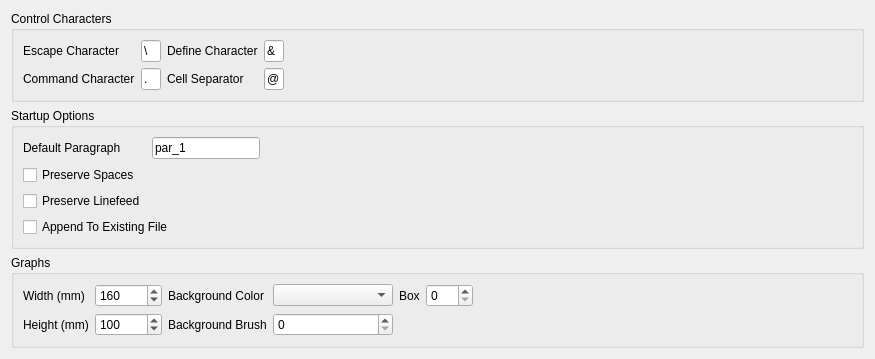
     <widget class="QWidget" name="A2M">
      <attribute name="title">
       <string>A2M</string>
      </attribute>
      <layout class="QGridLayout" name="gridLayout_14">
       <item row="0" column="0">
        <widget class="QGroupBox" name="groupBox_A2M_control_characters">
         <property name="title">
          <string>Control Characters</string>
         </property>
         <layout class="QGridLayout" name="gridLayout">
          <item row="0" column="0">
           <widget class="QLabel" name="label_A2M_escape_character">
            <property name="text">
             <string>Escape Character</string>
            </property>
           </widget>
          </item>
          <item row="0" column="1">
           <widget class="QLineEdit" name="lineEdit_A2M_escape_character">
            <property name="sizePolicy">
             <sizepolicy hsizetype="Fixed" vsizetype="Fixed">
              <horstretch>0</horstretch>
              <verstretch>0</verstretch>
             </sizepolicy>
            </property>
            <property name="minimumSize">
             <size>
              <width>20</width>
              <height>0</height>
             </size>
            </property>
            <property name="maximumSize">
             <size>
              <width>20</width>
              <height>16777215</height>
             </size>
            </property>
            <property name="text">
             <string>\</string>
            </property>
            <property name="maxLength">
             <number>1</number>
            </property>
           </widget>
          </item>
          <item row="0" column="2">
           <widget class="QLabel" name="label_A2M_define_character">
            <property name="text">
             <string>Define Character</string>
            </property>
           </widget>
          </item>
          <item row="0" column="3">
           <widget class="QLineEdit" name="lineEdit_A2M_define_character">
            <property name="sizePolicy">
             <sizepolicy hsizetype="Fixed" vsizetype="Fixed">
              <horstretch>0</horstretch>
              <verstretch>0</verstretch>
             </sizepolicy>
            </property>
            <property name="minimumSize">
             <size>
              <width>20</width>
              <height>0</height>
             </size>
            </property>
            <property name="maximumSize">
             <size>
              <width>20</width>
              <height>16777215</height>
             </size>
            </property>
            <property name="text">
             <string>&amp;</string>
            </property>
            <property name="maxLength">
             <number>1</number>
            </property>
           </widget>
          </item>
          <item row="0" column="4">
           <spacer name="horizontalSpacer_37">
            <property name="orientation">
             <enum>Qt::Horizontal</enum>
            </property>
            <property name="sizeHint" stdset="0">
             <size>
              <width>552</width>
              <height>20</height>
             </size>
            </property>
           </spacer>
          </item>
          <item row="1" column="0">
           <widget class="QLabel" name="label_A2M_command_character">
            <property name="text">
             <string>Command Character</string>
            </property>
           </widget>
          </item>
          <item row="1" column="1">
           <widget class="QLineEdit" name="lineEdit_A2M_command_character">
            <property name="sizePolicy">
             <sizepolicy hsizetype="Fixed" vsizetype="Fixed">
              <horstretch>0</horstretch>
              <verstretch>0</verstretch>
             </sizepolicy>
            </property>
            <property name="minimumSize">
             <size>
              <width>20</width>
              <height>0</height>
             </size>
            </property>
            <property name="maximumSize">
             <size>
              <width>20</width>
              <height>16777215</height>
             </size>
            </property>
            <property name="text">
             <string>.</string>
            </property>
            <property name="maxLength">
             <number>1</number>
            </property>
           </widget>
          </item>
          <item row="1" column="2">
           <widget class="QLabel" name="label_A2M_cell_separator">
            <property name="text">
             <string>Cell Separator</string>
            </property>
           </widget>
          </item>
          <item row="1" column="3">
           <widget class="QLineEdit" name="lineEdit_A2M_cell_separator">
            <property name="sizePolicy">
             <sizepolicy hsizetype="Fixed" vsizetype="Fixed">
              <horstretch>0</horstretch>
              <verstretch>0</verstretch>
             </sizepolicy>
            </property>
            <property name="minimumSize">
             <size>
              <width>20</width>
              <height>0</height>
             </size>
            </property>
            <property name="maximumSize">
             <size>
              <width>20</width>
              <height>16777215</height>
             </size>
            </property>
            <property name="text">
             <string>@</string>
            </property>
            <property name="maxLength">
             <number>1</number>
            </property>
           </widget>
          </item>
          <item row="1" column="4">
           <spacer name="horizontalSpacer_38">
            <property name="orientation">
             <enum>Qt::Horizontal</enum>
            </property>
            <property name="sizeHint" stdset="0">
             <size>
              <width>552</width>
              <height>20</height>
             </size>
            </property>
           </spacer>
          </item>
         </layout>
        </widget>
       </item>
       <item row="1" column="0">
        <widget class="QGroupBox" name="groupBox_A2M_startup_options">
         <property name="title">
          <string>Startup Options</string>
         </property>
         <layout class="QGridLayout" name="gridLayout_2">
          <item row="0" column="0">
           <widget class="QLabel" name="label_A2M_default_paragraph">
            <property name="text">
             <string>Default Paragraph</string>
            </property>
           </widget>
          </item>
          <item row="0" column="1" colspan="2">
           <widget class="QLineEdit" name="lineEdit_A2M_default_paragraph">
            <property name="text">
             <string>par_1</string>
            </property>
            <property name="maxLength">
             <number>30</number>
            </property>
           </widget>
          </item>
          <item row="0" column="3">
           <spacer name="horizontalSpacer_15">
            <property name="orientation">
             <enum>Qt::Horizontal</enum>
            </property>
            <property name="sizeHint" stdset="0">
             <size>
              <width>554</width>
              <height>20</height>
             </size>
            </property>
           </spacer>
          </item>
          <item row="1" column="0">
           <widget class="QCheckBox" name="checkBox_A2M_preserve_spaces">
            <property name="text">
             <string>Preserve Spaces</string>
            </property>
           </widget>
          </item>
          <item row="1" column="1" colspan="3">
           <spacer name="horizontalSpacer_12">
            <property name="orientation">
             <enum>Qt::Horizontal</enum>
            </property>
            <property name="sizeHint" stdset="0">
             <size>
              <width>692</width>
              <height>20</height>
             </size>
            </property>
           </spacer>
          </item>
          <item row="2" column="0">
           <widget class="QCheckBox" name="checkBox_A2M_preserve_linefeed">
            <property name="text">
             <string>Preserve Linefeed</string>
            </property>
           </widget>
          </item>
          <item row="2" column="1" colspan="3">
           <spacer name="horizontalSpacer_13">
            <property name="orientation">
             <enum>Qt::Horizontal</enum>
            </property>
            <property name="sizeHint" stdset="0">
             <size>
              <width>692</width>
              <height>20</height>
             </size>
            </property>
           </spacer>
          </item>
          <item row="3" column="0" colspan="2">
           <widget class="QCheckBox" name="checkBox_A2M_append_to_existing_file">
            <property name="text">
             <string>Append To Existing File</string>
            </property>
           </widget>
          </item>
          <item row="3" column="2" colspan="2">
           <spacer name="horizontalSpacer_14">
            <property name="orientation">
             <enum>Qt::Horizontal</enum>
            </property>
            <property name="sizeHint" stdset="0">
             <size>
              <width>138</width>
              <height>20</height>
             </size>
            </property>
           </spacer>
          </item>
         </layout>
        </widget>
       </item>
       <item row="2" column="0">
        <widget class="QGroupBox" name="groupBox_A2M_graphs">
         <property name="title">
          <string>Graphs</string>
         </property>
         <layout class="QGridLayout" name="gridLayout_3">
          <item row="0" column="0">
           <widget class="QLabel" name="label_A2M_graph_width">
            <property name="text">
             <string>Width (mm)</string>
            </property>
           </widget>
          </item>
          <item row="0" column="1">
           <widget class="QSpinBox" name="spinBox_A2M_graph_width">
            <property name="maximum">
             <number>100000</number>
            </property>
            <property name="value">
             <number>160</number>
            </property>
           </widget>
          </item>
          <item row="0" column="2">
           <widget class="QLabel" name="label_A2M_graph_background_color">
            <property name="text">
             <string>Background Color</string>
            </property>
           </widget>
          </item>
          <item row="0" column="3">
           <widget class="QComboBox" name="comboBox_A2M_graph_background_color">
            <property name="minimumSize">
             <size>
              <width>120</width>
              <height>0</height>
             </size>
            </property>
            <property name="maximumSize">
             <size>
              <width>120</width>
              <height>16777215</height>
             </size>
            </property>
            <property name="currentIndex">
             <number>-1</number>
            </property>
           </widget>
          </item>
          <item row="0" column="4">
           <widget class="QLabel" name="label_A2M_graph_box">
            <property name="text">
             <string>Box</string>
            </property>
           </widget>
          </item>
          <item row="0" column="5">
           <widget class="QSpinBox" name="spinBox_A2M_graph_box">
            <property name="maximum">
             <number>100</number>
            </property>
           </widget>
          </item>
          <item row="0" column="6">
           <spacer name="horizontalSpacer_39">
            <property name="orientation">
             <enum>Qt::Horizontal</enum>
            </property>
            <property name="sizeHint" stdset="0">
             <size>
              <width>373</width>
              <height>20</height>
             </size>
            </property>
           </spacer>
          </item>
          <item row="1" column="0">
           <widget class="QLabel" name="label_A2M_graph_height">
            <property name="text">
             <string>Height (mm)</string>
            </property>
           </widget>
          </item>
          <item row="1" column="1">
           <widget class="QSpinBox" name="spinBox_A2M_graph_height">
            <property name="maximum">
             <number>100000</number>
            </property>
            <property name="value">
             <number>100</number>
            </property>
           </widget>
          </item>
          <item row="1" column="2">
           <widget class="QLabel" name="label_A2M_graph_background_brush">
            <property name="text">
             <string>Background Brush</string>
            </property>
           </widget>
          </item>
          <item row="1" column="3">
           <widget class="QSpinBox" name="spinBox_A2M_graph_background_brush">
            <property name="maximum">
             <number>100</number>
            </property>
           </widget>
          </item>
          <item row="1" column="4" colspan="3">
           <spacer name="horizontalSpacer_16">
            <property name="orientation">
             <enum>Qt::Horizontal</enum>
            </property>
            <property name="sizeHint" stdset="0">
             <size>
              <width>446</width>
              <height>20</height>
             </size>
            </property>
           </spacer>
          </item>
         </layout>
        </widget>
       </item>
      </layout>
     </widget>
